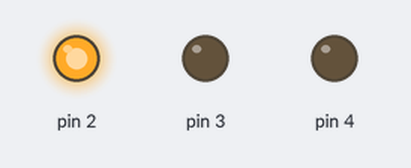
A sketch run on a simulated Arduino Uno, built with avr-gcc and run on an emulated ATmega328P. Parts: output pins drawn as LEDs (lit = HIGH).

Above: at 0.05 s.
At 1.35 s:
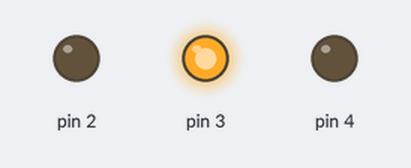
At 2.7 s:
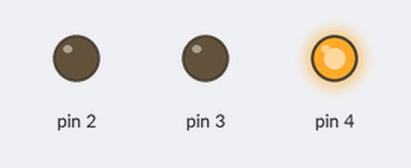
Timing chart, 0 to 3.0 s (numbered marks = the images above):
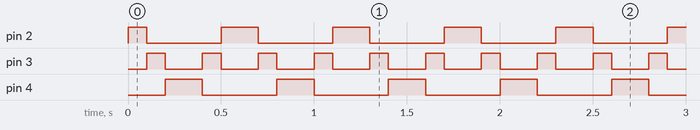

The sketch:

knight.ino
```cpp
int t=100;
void setup(){
for (int a=2;a<5;a++){
pinMode(a, OUTPUT);
    }
}
void loop(){
for (int a=2;a<5;a++){
digitalWrite(a,HIGH);
delay(t);
digitalWrite(a,LOW);
}
for (int a=4;a>=2;a--){
digitalWrite(a, HIGH);
delay(t);
digitalWrite(a, LOW);
}
}
```

Measured:
- by itself, pin 2: repeats every 0.60 s: LOW 0.40 s, HIGH 0.20 s
- by itself, pin 3: alternates HIGH for 0.10 s and LOW for 0.20 s
- by itself, pin 4: alternates HIGH for 0.20 s and LOW for 0.40 s
